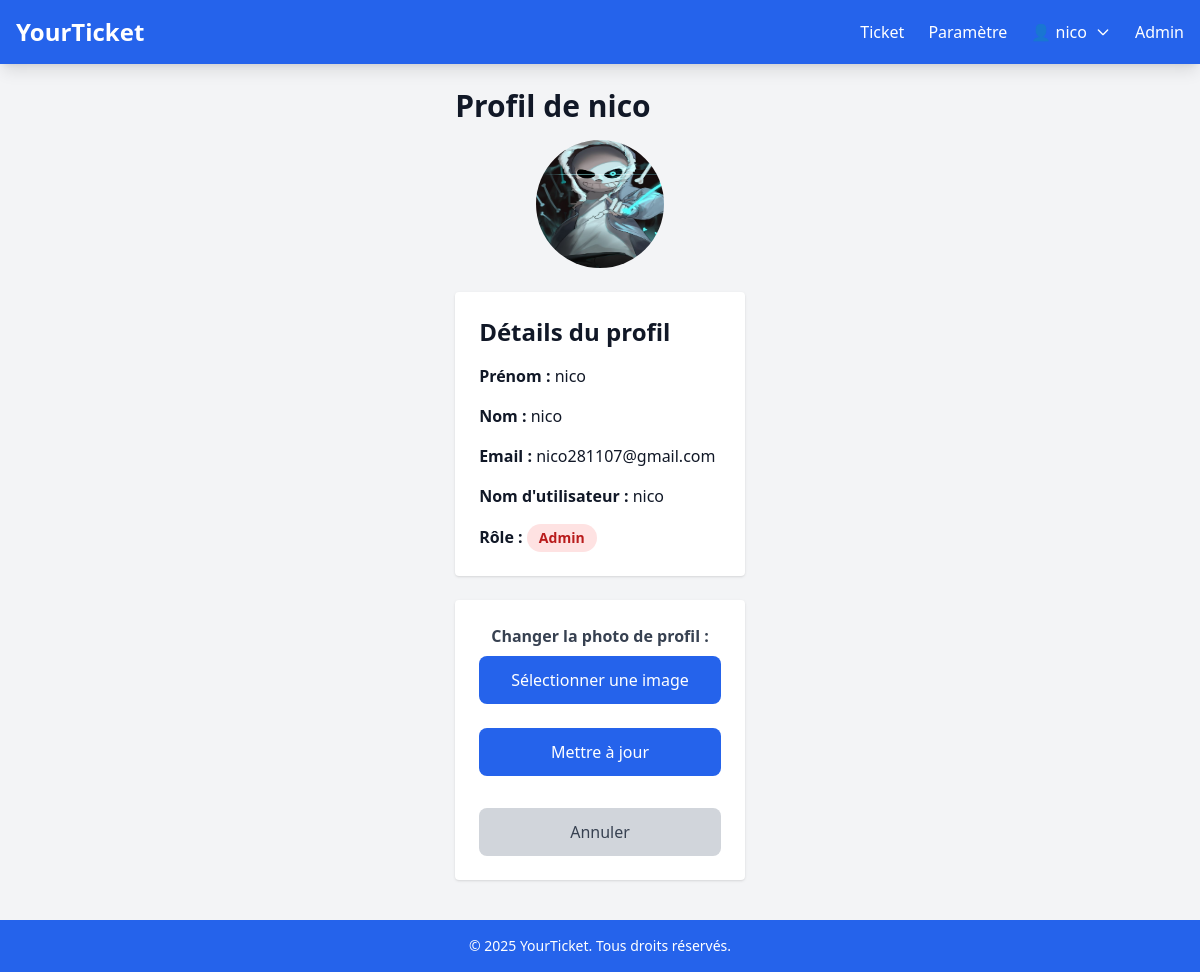
The page /profil.php (signed in) on the database its author committed.
### tables this page shows
CREATE TABLE `Users` (
  `Id` int NOT NULL,
  `Role_id` int DEFAULT NULL,
  `Username` varchar(255) NOT NULL,
  `Firstname` varchar(255) NOT NULL,
  `Lastname` varchar(255) DEFAULT NULL,
  `Password` varchar(255) NOT NULL,
  `mail` varchar(255) NOT NULL,
  `Image` varchar(255) DEFAULT NULL,
  `Status` varchar(1) NOT NULL DEFAULT 'Y',
  `Created_at` timestamp NULL DEFAULT CURRENT_TIMESTAMP,
  `Deleted_at` timestamp NULL DEFAULT NULL,
  `Updated_at` timestamp NULL DEFAULT NULL,
  `Created_by` int DEFAULT NULL
);

CREATE TABLE `Roles` (
  `Id` int NOT NULL,
  `Name` varchar(255) NOT NULL,
  `Status` varchar(1) NOT NULL DEFAULT 'N',
  `Created_at` timestamp NULL DEFAULT CURRENT_TIMESTAMP,
  `Updated_at` timestamp NULL DEFAULT NULL,
  `Created_by` int DEFAULT NULL,
  `Updated_by` int DEFAULT NULL,
  `Deleted_at` timestamp NULL DEFAULT NULL
);

### profil.php (the view, shortened to what this page needs)
<?php
require_once 'src/php/dbconn.php';
require_once 'src/components/header.php';
$userId = $_SESSION['id'];
$stmt = $db->prepare("SELECT Users.*, Roles.Name AS RoleName
                      FROM Users
                      JOIN Roles ON Users.Role_id = Roles.Id
                      WHERE Users.Id = :id");
$stmt->bindParam(':id', $userId, PDO::PARAM_INT);
$stmt->execute();
$user = $stmt->fetch(PDO::FETCH_ASSOC);
?>
<!DOCTYPE html>
<html lang="fr">
<head>
    <script src="https://cdn.tailwindcss.com"></script>
</head>
<body class="min-h-screen flex flex-col bg-gray-100 text-gray-900 font-sans">
    <?php require_once 'src/components/header.php'; ?>
    <main class="flex-grow max-w-7xl mx-auto p-6">
        <h2 class="text-3xl font-bold mb-4">Profil de <?php echo htmlspecialchars($user['Firstname']); ?></h2>
        <div class="mb-6">
            <img src="src/images/<?php echo htmlspecialchars($user['Image'] ?: 'image_defaut.avif'); ?>" alt="Photo de profil" class="w-32 h-32 rounded-full mx-auto mb-4">
        </div>
        <div class="bg-white p-6 shadow rounded mb-6">
            <h3 class="text-2xl font-semibold mb-4">Détails du profil</h3>
            <div class="space-y-4">
                <p><strong>Prénom :</strong> <?php echo htmlspecialchars($user['Firstname']); ?></p>
                <p><strong>Nom :</strong> <?php echo htmlspecialchars($user['Lastname'] ?: 'Non renseigné'); ?></p>
                <p><strong>Email :</strong> <?php echo htmlspecialchars($user['mail']); ?></p>
                <p><strong>Nom d'utilisateur :</strong> <?php echo htmlspecialchars($user['Username']); ?></p>
                <?php
                $roleName = $user['RoleName'];
                $badgeClass = match (strtolower($roleName)) {
                    'admin' => 'bg-red-100 text-red-700',
                    'helper' => 'bg-purple-100 text-purple-700',
                    'dev' => 'bg-emerald-100 text-emerald-700',
                    default => 'bg-blue-100 text-blue-700',
                };
                ?>
                <p>
                    <strong>Rôle :</strong>
                    <span class="inline-block px-3 py-1 rounded-full text-sm font-semibold <?php echo $badgeClass; ?>">
                        <?php echo htmlspecialchars($roleName); ?>
                    </span>
                </p>
            </div>
        </div>
        <form action="profil.php" method="post" enctype="multipart/form-data" class="bg-white p-6 shadow rounded">
            <div class="mb-6">
                <label for="profile_image" class="block text-gray-700 font-semibold mb-2 text-center">Changer la photo de profil :</label>
                <div class="flex justify-center">
                    <label for="profile_image" class="cursor-pointer bg-blue-600 text-white py-3 px-8 rounded-lg text-center hover:bg-blue-700 focus:outline-none focus:ring-2 focus:ring-blue-600 transition duration-300">
                        Sélectionner une image
                    </label>
                </div>
            </div>
            <div class="mt-6">
                <button type="submit" name="submit" class="w-full bg-blue-600 text-white py-3 px-8 rounded-lg hover:bg-blue-700 focus:outline-none focus:ring-2 focus:ring-blue-600 transition duration-300 mb-4">
                    Mettre à jour
                </button>
            </div>
            <div class="mt-4">
                <a href="index.php" class="w-full block text-center bg-gray-300 text-gray-700 py-3 px-8 rounded-lg hover:bg-gray-400 focus:outline-none focus:ring-2 focus:ring-gray-600 transition duration-300">
                    Annuler
                </a>
            </div>
        </form>
    </main>
    <?php require_once 'src/components/footer.php'; ?>
</body>
</html>

### rows shown on the page
users: Firstname "nico", Image (picture), Lastname "nico", mail "nico281107@gmail.com", Username "nico", Role.Name "Admin"

### other values the page prints
$_SESSION['fname'] "nico"
